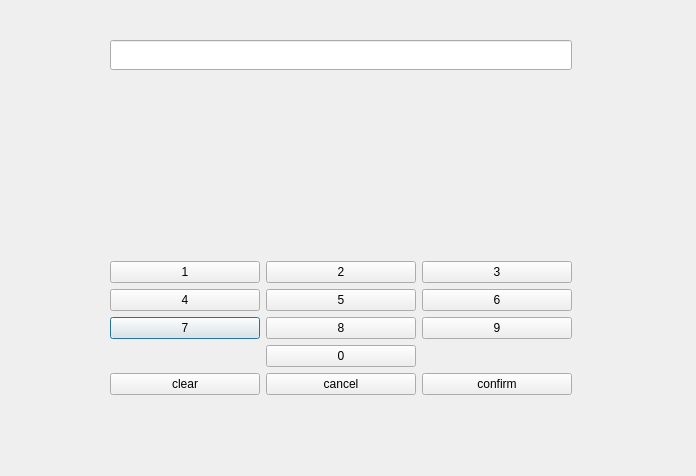
<?xml version="1.0" encoding="UTF-8"?>
<ui version="4.0">
 <class>LoginInterface</class>
 <widget class="QDialog" name="LoginInterface">
  <property name="geometry">
   <rect>
    <x>0</x>
    <y>0</y>
    <width>696</width>
    <height>476</height>
   </rect>
  </property>
  <property name="windowTitle">
   <string>Dialog</string>
  </property>
  <widget class="QWidget" name="verticalLayoutWidget">
   <property name="geometry">
    <rect>
     <x>110</x>
     <y>40</y>
     <width>462</width>
     <height>355</height>
    </rect>
   </property>
   <layout class="QVBoxLayout" name="verticalLayout">
    <item>
     <widget class="QLineEdit" name="le_Pin_code">
      <property name="minimumSize">
       <size>
        <width>40</width>
        <height>30</height>
       </size>
      </property>
      <property name="echoMode">
       <enum>QLineEdit::PasswordEchoOnEdit</enum>
      </property>
      <property name="alignment">
       <set>Qt::AlignCenter</set>
      </property>
     </widget>
    </item>
    <item>
     <spacer name="verticalSpacer">
      <property name="orientation">
       <enum>Qt::Vertical</enum>
      </property>
      <property name="sizeHint" stdset="0">
       <size>
        <width>20</width>
        <height>10</height>
       </size>
      </property>
     </spacer>
    </item>
    <item>
     <layout class="QGridLayout" name="gridLayout">
      <item row="2" column="0">
       <widget class="QPushButton" name="btn_addseven">
        <property name="text">
         <string>7</string>
        </property>
       </widget>
      </item>
      <item row="1" column="2">
       <widget class="QPushButton" name="btn_addsix">
        <property name="text">
         <string>6</string>
        </property>
       </widget>
      </item>
      <item row="3" column="1">
       <widget class="QPushButton" name="btn_addzero">
        <property name="text">
         <string>0</string>
        </property>
       </widget>
      </item>
      <item row="2" column="1">
       <widget class="QPushButton" name="btn_addeight">
        <property name="text">
         <string>8</string>
        </property>
       </widget>
      </item>
      <item row="4" column="1">
       <widget class="QPushButton" name="btn_cancel">
        <property name="text">
         <string>cancel</string>
        </property>
       </widget>
      </item>
      <item row="1" column="0">
       <widget class="QPushButton" name="btn_addfour">
        <property name="text">
         <string>4</string>
        </property>
       </widget>
      </item>
      <item row="0" column="0">
       <widget class="QPushButton" name="btn_addone">
        <property name="text">
         <string>1</string>
        </property>
       </widget>
      </item>
      <item row="1" column="1">
       <widget class="QPushButton" name="btn_addfive">
        <property name="text">
         <string>5</string>
        </property>
       </widget>
      </item>
      <item row="2" column="2">
       <widget class="QPushButton" name="btn_addnine">
        <property name="text">
         <string>9</string>
        </property>
       </widget>
      </item>
      <item row="0" column="2">
       <widget class="QPushButton" name="btn_addthree">
        <property name="text">
         <string>3</string>
        </property>
       </widget>
      </item>
      <item row="4" column="2">
       <widget class="QPushButton" name="btn_addconfirm">
        <property name="text">
         <string>confirm</string>
        </property>
       </widget>
      </item>
      <item row="0" column="1">
       <widget class="QPushButton" name="btn_addtwo">
        <property name="text">
         <string>2</string>
        </property>
       </widget>
      </item>
      <item row="4" column="0">
       <widget class="QPushButton" name="btn_clear">
        <property name="text">
         <string>clear</string>
        </property>
       </widget>
      </item>
     </layout>
    </item>
   </layout>
  </widget>
 </widget>
 <resources/>
 <connections/>
</ui>
